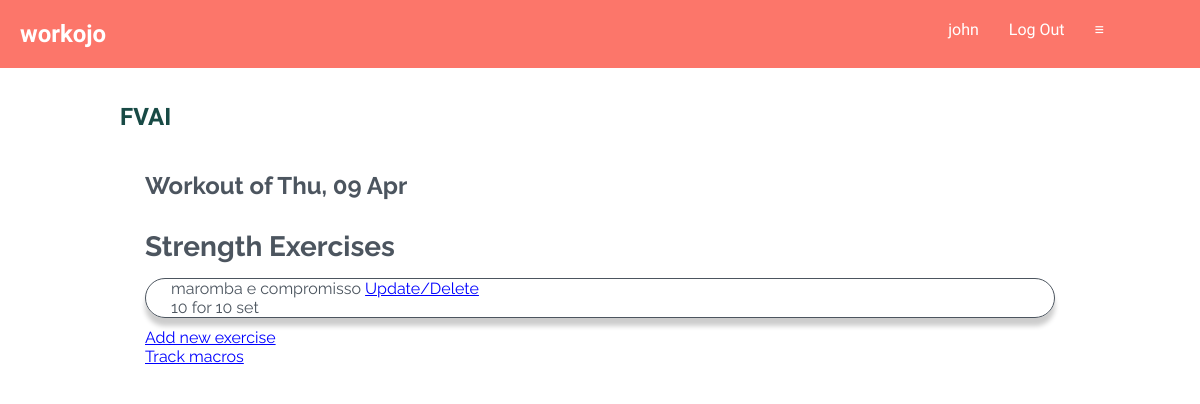
/9/workout (signed in), run on the app's committed database.
### tables this page shows
CREATE TABLE user (
  id INTEGER PRIMARY KEY AUTOINCREMENT,
  username TEXT UNIQUE NOT NULL,
  password TEXT NOT NULL
);

CREATE TABLE workout (
  id INTEGER PRIMARY KEY AUTOINCREMENT,
  creator_id INTEGER NOT NULL,
  created TIMESTAMP NOT NULL DEFAULT CURRENT_TIMESTAMP,
  tag TEXT NOT NULL,
  FOREIGN KEY (creator_id) REFERENCES user (id)  
);

CREATE TABLE exercise (
  id INTEGER PRIMARY KEY AUTOINCREMENT,
  workout_id INTEGER NOT NULL,
  exercise_name TEXT NOT NULL,
  set_number INTEGER NOT NULL,
  repetitions INTEGER NOT NULL,
  unit TEXT NOT NULL,
  FOREIGN KEY (workout_id) REFERENCES workout (id)
);

### workojo/log.py (the view)
@bp.route('/<int:id>/workout')
@login_required
def workout(id):
    db = get_db()
    workout = get_workout(id)
    user_id = session.get('user_id')
    exercises = db.execute(
        'SELECT e.id, exercise_name, set_number, repetitions, unit, created, workout_id'
        ' FROM exercise e JOIN workout w ON e.workout_id=w.id'
        ' WHERE workout_id= ?',(id,)
    ).fetchall()
    macros = db.execute(
        'SELECT m.id, carbs, protein, fats, workout_id'
        ' FROM macros m JOIN workout w on m.workout_id=w.id'
        ' WHERE workout_id = ?',(id,)
    ).fetchone()
    workout = db.execute(
        'SELECT *'
        ' FROM workout'
        ' ORDER BY created DESC'
        ).fetchone()
    diet_goals = db.execute(
        'SELECT d.creator_id, daily_protein, daily_fats, daily_carbs'
        ' FROM diet_goals d JOIN user u on d.creator_id=u.id'
        ' WHERE creator_id = ?',(user_id,)
    ).fetchone()
    distance_list = distance_from_goals(diet_goals, macros)
    session['current_id'] = workout['id']
    kcal = kcal_counter(macros)
    return render_template('log/workout_details.html', macros=macros, exercises=exercises, workout=workout,
    user_id=user_id, kcal=kcal, distance_list=distance_list, diet_goals=diet_goals)

### workojo/_log_helper.py (called while the page is built)
def kcal_counter(macros):
    if macros:
        kcal = (macros['fats'] * 9) + (macros['carbs'] * 4) + (macros['protein'] * 4)
    else:
        kcal = 0
    return kcal

def distance_from_goals(diet_goals, macros):
    if diet_goals and macros:
        protein_distance = diet_goals['daily_protein'] - macros['protein']
        carb_distance = diet_goals['daily_carbs'] - macros['carbs']
        fats_distance = diet_goals['daily_fats'] - macros ['fats']
        distance_list = [protein_distance, carb_distance, fats_distance]
        return distance_list

def get_workout(id, check_author=True):
    workout = get_db().execute(
        'SELECT w.id, creator_id, created, tag, created, username'
        ' FROM workout w JOIN user u ON w.creator_id=u.id'
        ' WHERE w.id = ?',
        (id,)
    ).fetchone()
    if workout is None:
        abort(404, 'Workout id {0} does not exist.'.format(id))
    if check_author and workout['creator_id'] != g.user['id']:
        abort(403)
    return workout

### workojo/auth.py (called while the page is built)
@bp.before_app_request
def load_logged_in_user():
    user_id = session.get('user_id')
    if user_id is None:
        g.user = None
    else:
        g.user = get_db().execute(
            'SELECT * FROM user WHERE id = ?', (user_id, )
        ).fetchone()

def login_required(view):
    @functools.wraps(view)
    def wrapped_view(**kwargs):
        if g.user is None:
            return redirect(url_for('auth.login'))
        return view(**kwargs)
    return wrapped_view

### workojo/db.py (called while the page is built)
def get_db():
    if 'db' not in g:
        g.db = sqlite3.connect(
            current_app.config['DATABASE'],
            detect_types=sqlite3.PARSE_DECLTYPES
        )
        g.db.row_factory = sqlite3.Row
    return g.db

### workojo/templates/log/workout_details.html (shortened to what this page needs)
{% extends 'base.html' %}
{% block header %}
  <h1>{% block title %} {{ workout['tag']}} {% endblock %}</h1>
{% endblock %}
{% block content %}
<div class="body">
<h2 class="workout-header">Workout of {{ workout['created'].strftime('%a, %d %b')}}</h2>
<h4 class="workout-header"> Strength Exercises</h4>
{% for exercise in exercises %}
<p class="workout-children">
    {{ exercise['exercise_name']}} <a class="body-link" href="{{url_for('log.update', id=exercise['id'])}}">Update/Delete</a>
    <br>
    {{ exercise['set_number']}} for {{ exercise['repetitions']}} {{ exercise['unit']}} <br>
</p>
{% endfor %}
<p><a class="body-link" href="{{url_for('log.create')}}">Add new exercise</a></p>
{% if macros %}
<h4 class="workout-header">Macros Intake</h4>
<table>
  <tr>
    <th>Protein</th>
    <th>Carbs</th>
    <th>Fats</th>
    <th>KCal</th>
  </tr>
  <tr>
    <td>{{ macros['protein'] }}</td>
    <td>{{ macros['carbs'] }}</td>
    <td>{{ macros['fats'] }}</td>
    <td>{{ kcal }}</td>
  </tr>
</table>
<a class="body-link" href="{{url_for('log.macro_update', id=macros['id'])}}">Update Macros</a>
{% else %}
<a class="body-link" href="{{url_for('log.macro_create')}}">Track macros</a>
{% endif %}
</div>
{% endblock %}

### workojo/templates/base.html (shortened to what this page needs)
<!doctype html>
<link rel="stylesheet" media='screen and (min-width: 450px)' href="{{ url_for('static', filename='style.css') }}">
<link rel="stylesheet" media='screen and (min-width: 140px) and (max-width: 440px)' href="{{ url_for('static', filename='phone.css') }}"/>
<body>
<nav>
  <h1>workojo</h1>
  <ul>
    {% if g.user %}
      <li><span>{{ g.user['username'] }}</span>
      <li><a href="{{ url_for('auth.logout') }}">Log Out</a>
      <li id="triple-bar">&#8801</li>
    {% else %}
      <li><a href="{{ url_for('auth.register') }}">Register</a>
      <li><a href="{{ url_for('auth.login') }}">Log In</a>
      <li id="triple-bar">&#8801</li>
    {% endif %}
  </ul>
</nav>
<section class="content">
  <header>
    {% block header %}{% endblock %}
  </header>
  {% block content %}{% endblock %}
</section>
</body>

### workojo/static/style.css (style rules this page uses)
* { margin: 0; padding: 0; }
h4 { font-size: 28px; }
nav { font-family: 'Gotu', sans-serif; display: flex; padding: 20px; background-color: #fc766aff; color: white; }
ul { margin-left: 70%; }
li { display: inline-block; margin-left: 30px; }
a { text-decoration: none; color: inherit; }
section { width: 80%; margin: 0 auto; padding: 10px; background-color: white; color: #4c555f; }
header { font-family: 'Gotu', sans-serif; padding: 25px 0px; color: #184a45ff; }
.workout-header { padding: 15px 0px; }
.workout-children { border: 1px solid #4c555f; box-shadow: 0px 8px 5px 0px rgba(0,0,0,0.2); border-radius: 25px; margin-bottom: 10px; }
.body, .workout-children { font-family: 'Raleway', sans-serif; padding: 0px 25px; }
.body-link { color: blue; text-decoration: underline; padding-right: 15px; }

### workojo/static/phone.css (style rules this page uses)
* { margin: 0; padding: 0; -webkit-padding-start: 0; }
h4 { margin: 15px 0px 10px 0px; }
nav { font-family: 'Gotu', sans-serif; display: flex; background-color: #fc766aff; color: white; padding: 10px; }
ul { font-size: 0; padding: 0; }
li { display: inline-block; font-size: 16px; margin: -15px; margin-left: 10px; padding-left: 20px; }
a { text-decoration: none; color: inherit; }
section { margin: 0px 5px 5px 5px; padding: 10px; background-color: white; color: #4c555f; }
header { font-family: 'Gotu', sans-serif; padding: 10px; text-align: center; color: #184a45ff; }
.body, .workout-children { font-family: 'Raleway', sans-serif; padding: 0px 10px 0px 10px; line-height: 1.5em; }
.body p { margin-bottom: 15px; }
.body-link { color: blue; text-decoration: underline; padding: 15px; }
.workout-children { border: 1px solid #4c555f; box-shadow: 0px 8px 5px 0px rgba(0,0,0,0.2); border-radius: 25px; }
#triple-bar { position: relative; cursor: pointer; font-size: 25px; padding: 10px; padding-left: 20px; }

### data on the page
user: user.username "john"
workout: tag "FVAI", created "Thu, 09 Apr"
exercise: exercise_name "maromba e compromisso", set_number "10", repetitions "10", unit "set"
